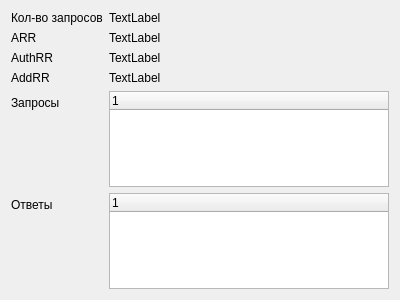
<?xml version="1.0" encoding="UTF-8"?>
<ui version="4.0">
 <class>PacketDnsInfoTab</class>
 <widget class="QWidget" name="PacketDnsInfoTab">
  <property name="geometry">
   <rect>
    <x>0</x>
    <y>0</y>
    <width>400</width>
    <height>300</height>
   </rect>
  </property>
  <property name="windowTitle">
   <string>Form</string>
  </property>
  <layout class="QFormLayout" name="formLayout_2">
   <item row="0" column="0" colspan="2">
    <layout class="QFormLayout" name="formLayout">
     <item row="0" column="0">
      <widget class="QLabel" name="label">
       <property name="text">
        <string>Кол-во запросов</string>
       </property>
      </widget>
     </item>
     <item row="4" column="0">
      <widget class="QLabel" name="label_2">
       <property name="text">
        <string>Запросы</string>
       </property>
      </widget>
     </item>
     <item row="3" column="0">
      <widget class="QLabel" name="label_3">
       <property name="text">
        <string>AddRR</string>
       </property>
      </widget>
     </item>
     <item row="1" column="0">
      <widget class="QLabel" name="label_4">
       <property name="text">
        <string>ARR</string>
       </property>
      </widget>
     </item>
     <item row="2" column="0">
      <widget class="QLabel" name="label_5">
       <property name="text">
        <string>AuthRR</string>
       </property>
      </widget>
     </item>
     <item row="5" column="0">
      <widget class="QLabel" name="label_6">
       <property name="text">
        <string>Ответы</string>
       </property>
      </widget>
     </item>
     <item row="0" column="1">
      <widget class="QLabel" name="label_7">
       <property name="text">
        <string>TextLabel</string>
       </property>
      </widget>
     </item>
     <item row="1" column="1">
      <widget class="QLabel" name="label_8">
       <property name="text">
        <string>TextLabel</string>
       </property>
      </widget>
     </item>
     <item row="2" column="1">
      <widget class="QLabel" name="label_9">
       <property name="text">
        <string>TextLabel</string>
       </property>
      </widget>
     </item>
     <item row="3" column="1">
      <widget class="QLabel" name="label_10">
       <property name="text">
        <string>TextLabel</string>
       </property>
      </widget>
     </item>
     <item row="4" column="1">
      <widget class="QTreeWidget" name="treeWidget">
       <column>
        <property name="text">
         <string notr="true">1</string>
        </property>
       </column>
      </widget>
     </item>
     <item row="5" column="1">
      <widget class="QTreeWidget" name="treeWidget_2">
       <column>
        <property name="text">
         <string notr="true">1</string>
        </property>
       </column>
      </widget>
     </item>
    </layout>
   </item>
  </layout>
 </widget>
 <resources/>
 <connections/>
</ui>
